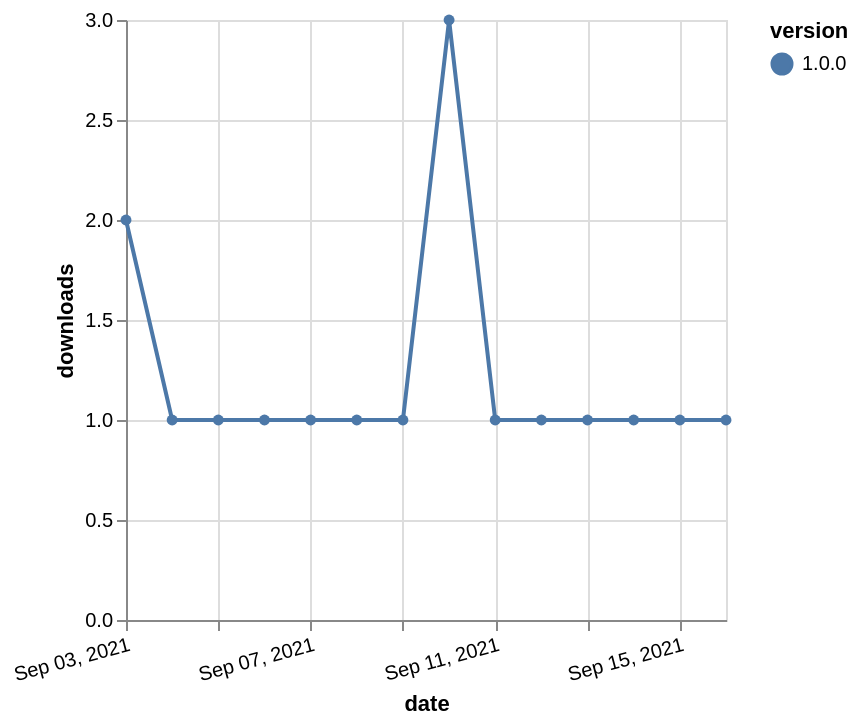

Write a Vega-Lite specification for this figure.
### Vega-Lite specification from a JSON file in a GitHub repository (floating-point values rounded to 4 significant figures)
{"$schema": "https://vega.github.io/schema/vega-lite/v5.json", "description": "A simple bar chart with embedded data.", "data": {"values": [{"date": "2021-09-03", "total": 137, "delta": 2, "version": "1.0.0"}, {"date": "2021-09-04", "total": 138, "delta": 1, "version": "1.0.0"}, {"date": "2021-09-05", "total": 139, "delta": 1, "version": "1.0.0"}, {"date": "2021-09-06", "total": 140, "delta": 1, "version": "1.0.0"}, {"date": "2021-09-07", "total": 141, "delta": 1, "version": "1.0.0"}, {"date": "2021-09-08", "total": 142, "delta": 1, "version": "1.0.0"}, {"date": "2021-09-09", "total": 143, "delta": 1, "version": "1.0.0"}, {"date": "2021-09-10", "total": 146, "delta": 3, "version": "1.0.0"}, {"date": "2021-09-11", "total": 147, "delta": 1, "version": "1.0.0"}, {"date": "2021-09-12", "total": 148, "delta": 1, "version": "1.0.0"}, {"date": "2021-09-13", "total": 149, "delta": 1, "version": "1.0.0"}, {"date": "2021-09-14", "total": 150, "delta": 1, "version": "1.0.0"}, {"date": "2021-09-15", "total": 151, "delta": 1, "version": "1.0.0"}, {"date": "2021-09-16", "total": 152, "delta": 1, "version": "1.0.0"}]}, "width": "container", "mark": {"type": "line", "point": {"filled": true}}, "encoding": {"x": {"field": "date", "type": "temporal", "timeUnit": "yearmonthdate", "title": "date", "axis": {"labelAngle": -15}}, "y": {"field": "delta", "type": "quantitative", "title": "downloads"}, "color": {"field": "version", "type": "nominal"}, "tooltip": {"field": "delta"}}}
